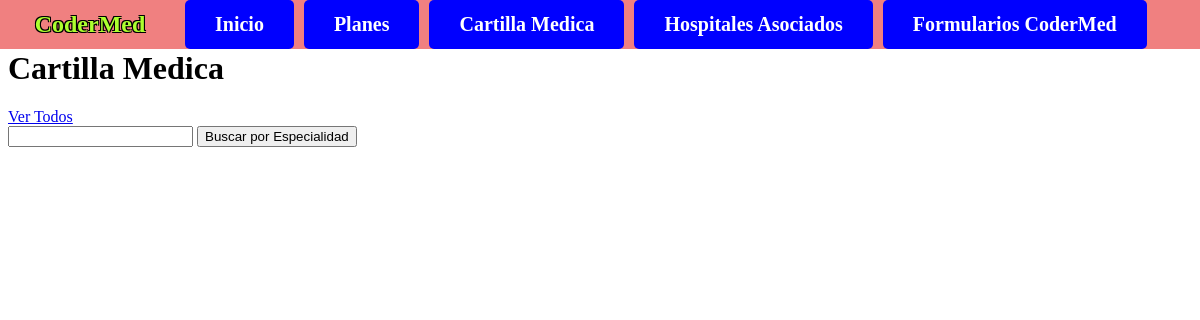
/os/cartilla/, run on an earlier commit of the app's database.
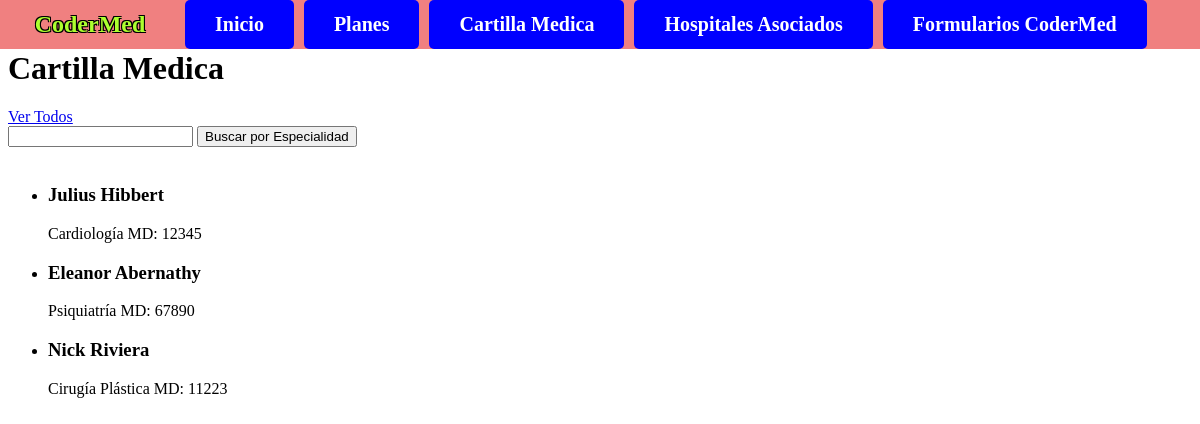
And on a later commit of the database.
### obra_social/models.py (models this page shows, shortened)
class Especialista(models.Model):
    nombre=models.CharField(max_length=100)
    apellido=models.CharField(max_length=100)
    especialidad=models.CharField(max_length=100)
    matricula=models.IntegerField()

### obra_social/views.py (the view)
# urls.py: path("cartilla/",lista_medicos, name="cartilla"),
def lista_medicos(request):
    contexto = {
        "medicos": Especialista.objects.all()
    }
    http_response = render(
        request=request,
        template_name='obra_social/cartilla.html',
        context=contexto
    )
    return http_response

### obra_social/templates/obra_social/cartilla.html (shortened to what this page needs)
{% extends "base.html" %}
{% block contenido %}
    <h1>Cartilla Medica</h1>
    <a href="{% url 'especialista' %}">Ver Todos</a>
    <br>
    <form action="{% url 'especialista' %}" method="post">
        <input type="text" name="busqueda" value="{{ busqueda_form }}">
        <input type="submit" value="Buscar por Especialidad">
    </form>
    <br>
    <ul>
        {% for medico in medicos %}
            <li>
                <h3>{{ medico.nombre }} {{ medico.apellido }}</h3>
                {{ medico.especialidad }}
                MD: {{ medico.matricula }}
            </li>
        {% endfor %}
    </ul>
{% endblock contenido %}

### templates_base/base.html (shortened to what this page needs)
<!DOCTYPE html>
<html lang="en">
    <head>
        {% load static %}
        <link href="{% static 'css/styles.css' %}" rel="stylesheet">
    </head>
    <body>
        <nav>
            <div class="logo">CoderMed</div>
            <div class="navbar">
                <a href="{%url 'index'%}">Inicio</a>
                <a href="{%url 'planes'%}">Planes</a>
                <a href="{%url 'cartilla'%}">Cartilla Medica</a>
                <a href="{%url 'hospitales'%}">Hospitales Asociados</a>
                <a href="{%url 'formularios'%}">Formularios CoderMed</a>
            </div>
        </nav>
        <div class="block">
            {% block contenido %}
            {% endblock contenido %}
        </div>
    </body>
</html>

### static/css/styles.css (style rules this page uses)
nav { background-color: lightcoral; position: fixed; top: 0; right: 0; width: 100%; display: grid; grid-template-columns: 15% 85%; grid-template-areas: "logo navbar"; }
.logo { display: flex; align-items: center; justify-content: center; color: greenyellow; text-shadow: -1px -1px 0 black, 1px -1px 0 black, -1px 1px 0 black, 1px 1px 0 black; font-size: 18pt; font-weight: bolder; }
.navbar { display: flex; }
.navbar a { text-decoration: none; background-color: blue; color: white; font-size: 15pt; font-weight: bold; display: block; padding: 13px 30px; border-radius: 5px; margin-left: 5px; margin-right: 5px; }
.block { margin-top: 50px; }

What changed in the data, as far as the page shows it:
added Especialista: nombre "Julius", apellido "Hibbert", especialidad "Cardiología", matricula "12345"
added Especialista: nombre "Eleanor", apellido "Abernathy", especialidad "Psiquiatría", matricula "67890"
added Especialista: nombre "Nick", apellido "Riviera", especialidad "Cirugía Plástica", matricula "11223"
